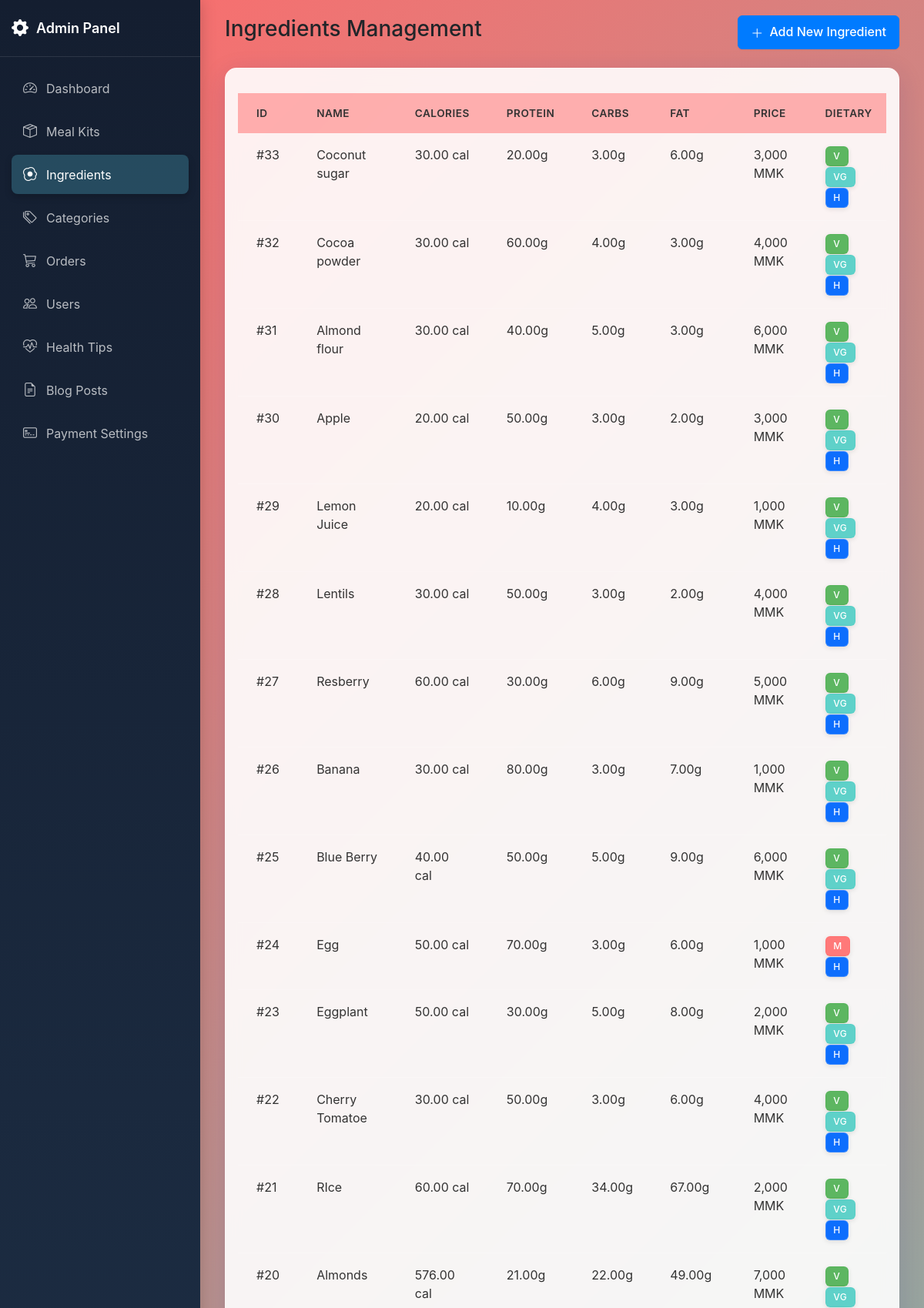
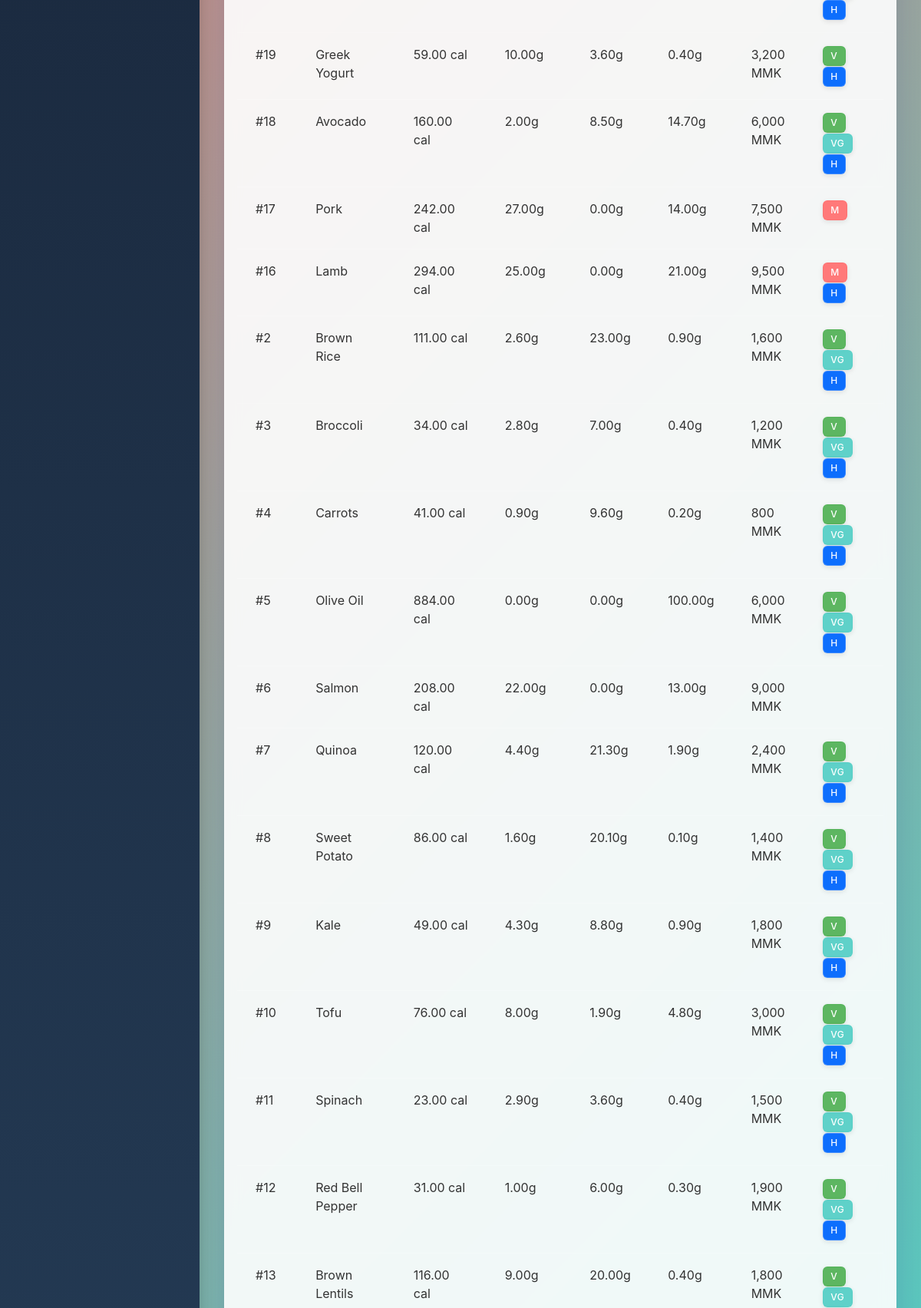
Screenshot of /admin/ingredients.php (signed in, upper part) with the database file from the repository (2 pictures, top to bottom).
### tables this page shows
CREATE TABLE ingredients (
    ingredient_id INT PRIMARY KEY AUTO_INCREMENT,
    name VARCHAR(100) NOT NULL,
    calories_per_100g DECIMAL(10,2) NOT NULL,
    protein_per_100g DECIMAL(10,2) NOT NULL,
    carbs_per_100g DECIMAL(10,2) NOT NULL,
    fat_per_100g DECIMAL(10,2) NOT NULL,
    price_per_100g INT NOT NULL,
    is_meat TINYINT(1) DEFAULT 0 COMMENT '0: false, 1: true',
    is_vegetarian TINYINT(1) DEFAULT 0 COMMENT '0: false, 1: true',
    is_vegan TINYINT(1) DEFAULT 0 COMMENT '0: false, 1: true',
    is_halal TINYINT(1) DEFAULT 0 COMMENT '0: false, 1: true',
    created_at TIMESTAMP DEFAULT CURRENT_TIMESTAMP
);

### admin/ingredients.php (the view, shortened to what this page needs)
<?php
require_once '../includes/auth_check.php';
$ingredients = [];
$result = $mysqli->query("
    SELECT ingredient_id, name, calories_per_100g, protein_per_100g, carbs_per_100g,
           fat_per_100g, price_per_100g, is_meat, is_vegetarian, is_vegan, is_halal
    FROM ingredients
    ORDER BY created_at DESC
");
if ($result) {
    while ($row = $result->fetch_assoc()) {
        $ingredients[] = $row;
    }
}
?>
<!DOCTYPE html>
<html lang="en">
<head>
    <link href="https://cdn.jsdelivr.net/npm/bootstrap@5.3.0/dist/css/bootstrap.min.css" rel="stylesheet">
    <link rel="stylesheet" href="https://cdn.jsdelivr.net/npm/bootstrap-icons@1.11.3/font/bootstrap-icons.min.css">
    <link rel="stylesheet" href="https://cdn.datatables.net/1.13.7/css/dataTables.bootstrap5.min.css">
    <link rel="stylesheet" href="assets/css/admin.css">
</head>
<body>
    <div class="admin-container">
        <?php include 'includes/sidebar.php'; ?>
        <main class="main-content">
            <div class="alerts-container position-fixed top-0 start-0 w-100 p-3" style="z-index: 1060"></div>
            <div class="container-fluid">
                <div class="row mb-4">
                    <div class="col-12 d-flex justify-content-between align-items-center">
                        <h3 class="page-title">Ingredients Management</h3>
                        <button type="button" class="btn btn-primary btn-ripple" data-bs-toggle="modal"
                            data-bs-target="#addIngredientModal">
                            <i class="bi bi-plus-lg"></i> Add New Ingredient
                        </button>
                    </div>
                </div>
                <div class="row">
                    <div class="col-12">
                        <div class="card">
                            <div class="card-body">
                                <div class="table-responsive">
                                    <table class="table table-hover" id="ingredientsTable">
                                        <thead>
                                            <tr>
                                                <th>ID</th>
                                                <th>Name</th>
                                                <th>Calories</th>
                                                <th>Protein</th>
                                                <th>Carbs</th>
                                                <th>Fat</th>
                                                <th>Price</th>
                                                <th>Dietary</th>
                                            </tr>
                                        </thead>
                                        <tbody>
                                            <?php foreach ($ingredients as $ingredient): ?>
                                            <tr>
                                                <td>#<?php echo $ingredient['ingredient_id']; ?></td>
                                                <td><?php echo htmlspecialchars($ingredient['name']); ?></td>
                                                <td><?php echo $ingredient['calories_per_100g']; ?> cal</td>
                                                <td><?php echo $ingredient['protein_per_100g']; ?>g</td>
                                                <td><?php echo $ingredient['carbs_per_100g']; ?>g</td>
                                                <td><?php echo $ingredient['fat_per_100g']; ?>g</td>
                                                <td><?php echo number_format($ingredient['price_per_100g'], 0); ?> MMK</td>
                                                <td>
                                                    <?php if($ingredient['is_meat'] == 1): ?>
                                                        <span class="badge bg-danger" title="Meat">M</span>
                                                    <?php endif; ?>
                                                    <?php if($ingredient['is_vegetarian'] == 1): ?>
                                                        <span class="badge bg-success" title="Vegetarian">V</span>
                                                    <?php endif; ?>
                                                    <?php if($ingredient['is_vegan'] == 1): ?>
                                                        <span class="badge bg-info" title="Vegan">VG</span>
                                                    <?php endif; ?>
                                                    <?php if($ingredient['is_halal'] == 1): ?>
                                                        <span class="badge bg-primary" title="Halal">H</span>
                                                    <?php endif; ?>
                                                </td>
                                            </tr>
                                            <?php endforeach; ?>
                                        </tbody>
                                    </table>
                                </div>
                            </div>
                        </div>
                    </div>
                </div>
            </div>
        </main>
    </div>
</body>
</html>

### admin/assets/css/admin.css (style rules this page uses)
body { min-height: 100vh; background: linear-gradient(135deg, #ff6b6b 0%, #4ecdc4 100%); overflow-x: hidden; margin: 0; padding: 0; font-family: -apple-system, BlinkMacSystemFont, "Segoe UI", Roboto, Oxygen-Sans, Ubuntu, Cantarell, "Helvetica Neue", sans-serif; }
.admin-container { display: flex; min-height: 100vh; position: relative; width: 100%; }
.main-content { flex: 1; margin-left: 260px; padding: 20px; overflow-y: auto; position: relative; min-height: 100vh; transition: all 0.3s ease; width: calc(100% - 260px); }
.card { background: rgba(255, 255, 255, 0.9); backdrop-filter: blur(10px); -webkit-backdrop-filter: blur(10px); border: 1px solid rgba(255, 255, 255, 0.18); box-shadow: 0 8px 32px 0 rgba(31, 38, 135, 0.15); border-radius: 15px; }
.table { --bs-table-bg: transparent; --bs-table-hover-bg: rgba(255, 255, 255, 0.1); margin: 0; }
.table > :not(caption) > * > * { background: transparent; border-bottom-color: rgba(255, 255, 255, 0.2); color: #333; padding: 1rem 1.5rem; }
.table > thead > tr > th { background: rgba(255, 107, 107, 0.5); font-weight: 600; text-transform: uppercase; font-size: 0.85rem; letter-spacing: 0.5px; border-bottom: none; }
.badge { padding: 0.5em 0.8em; font-weight: 500; letter-spacing: 0.5px; backdrop-filter: blur(5px); -webkit-backdrop-filter: blur(5px); border: 1px solid rgba(255, 255, 255, 0.18); box-shadow: 0 2px 6px rgba(0, 0, 0, 0.1); transition: all 0.3s ease; }
.badge.bg-info { background: rgba(78, 205, 196, 0.9) !important; color: #fff !important; border-color: rgba(78, 205, 196, 0.5); }
.badge.bg-success { background: rgba(76, 175, 80, 0.9) !important; color: #fff !important; border-color: rgba(76, 175, 80, 0.5); }
.badge.bg-danger { background: rgba(255, 107, 107, 0.9) !important; color: #fff !important; border-color: rgba(255, 107, 107, 0.5); }
.btn-primary { background-color: #007bff; border-color: #007bff; color: white; }
.btn { font-weight: 500; padding: 0.5rem 1rem; border-radius: 6px; transition: all 0.2s ease-in-out; box-shadow: 0 1px 2px rgba(0, 0, 0, 0.08); }
.btn i { display: inline-block; vertical-align: middle; margin-right: 0.25rem; }
.btn-ripple { position: relative; overflow: hidden; }
.btn-ripple:after { content: ""; background: rgba(255, 255, 255, 0.3); display: block; position: absolute; border-radius: 50%; width: 100px; height: 100px; margin-top: -50px; margin-left: -50px; opacity: 0; transition: all 0.5s; top: 50%; left: 50%; transform: scale(0); }
::placeholder { color: #aaa !important; opacity: 1; }
.badge.bg-success, .badge.bg-warning, .badge.bg-danger, .badge.bg-info { transition: all 0.2s; }

### rows the page displays
ingredients: ingredient_id "33", name "Coconut sugar", calories_per_100g "30.00", protein_per_100g "20.00", carbs_per_100g "3.00", fat_per_100g "6.00", price_per_100g "3,000", is_vegetarian "V", is_vegan "VG", is_halal "H"
ingredients: ingredient_id "32", name "Cocoa powder", calories_per_100g "30.00", protein_per_100g "60.00", carbs_per_100g "4.00", fat_per_100g "3.00", price_per_100g "4,000", is_vegetarian "V", is_vegan "VG", is_halal "H"
ingredients: ingredient_id "31", name "Almond flour", calories_per_100g "30.00", protein_per_100g "40.00", carbs_per_100g "5.00", fat_per_100g "3.00", price_per_100g "6,000", is_vegetarian "V", is_vegan "VG", is_halal "H"
ingredients: ingredient_id "30", name "Apple", calories_per_100g "20.00", protein_per_100g "50.00", carbs_per_100g "3.00", fat_per_100g "2.00", price_per_100g "3,000", is_vegetarian "V", is_vegan "VG", is_halal "H"
ingredients: ingredient_id "29", name "Lemon Juice", calories_per_100g "20.00", protein_per_100g "10.00", carbs_per_100g "4.00", fat_per_100g "3.00", price_per_100g "1,000", is_vegetarian "V", is_vegan "VG", is_halal "H"
ingredients: ingredient_id "28", name "Lentils", calories_per_100g "30.00", protein_per_100g "50.00", carbs_per_100g "3.00", fat_per_100g "2.00", price_per_100g "4,000", is_vegetarian "V", is_vegan "VG", is_halal "H"
ingredients: ingredient_id "27", name "Resberry", calories_per_100g "60.00", protein_per_100g "30.00", carbs_per_100g "6.00", fat_per_100g "9.00", price_per_100g "5,000", is_vegetarian "V", is_vegan "VG", is_halal "H"
ingredients: ingredient_id "26", name "Banana", calories_per_100g "30.00", protein_per_100g "80.00", carbs_per_100g "3.00", fat_per_100g "7.00", price_per_100g "1,000", is_vegetarian "V", is_vegan "VG", is_halal "H"
ingredients: ingredient_id "25", name "Blue Berry", calories_per_100g "40.00", protein_per_100g "50.00", carbs_per_100g "5.00", fat_per_100g "9.00", price_per_100g "6,000", is_vegetarian "V", is_vegan "VG", is_halal "H"
ingredients: ingredient_id "24", name "Egg", calories_per_100g "50.00", protein_per_100g "70.00", carbs_per_100g "3.00", fat_per_100g "6.00", price_per_100g "1,000", is_meat "M", is_halal "H"
ingredients: ingredient_id "23", name "Eggplant", calories_per_100g "50.00", protein_per_100g "30.00", carbs_per_100g "5.00", fat_per_100g "8.00", price_per_100g "2,000", is_vegetarian "V", is_vegan "VG", is_halal "H"
ingredients: ingredient_id "22", name "Cherry Tomatoe", calories_per_100g "30.00", protein_per_100g "50.00", carbs_per_100g "3.00", fat_per_100g "6.00", price_per_100g "4,000", is_vegetarian "V", is_vegan "VG", is_halal "H"
ingredients: ingredient_id "21", name "RIce", calories_per_100g "60.00", protein_per_100g "70.00", carbs_per_100g "34.00", fat_per_100g "67.00", price_per_100g "2,000", is_vegetarian "V", is_vegan "VG", is_halal "H"
ingredients: ingredient_id "20", name "Almonds", calories_per_100g "576.00", protein_per_100g "21.00", carbs_per_100g "22.00", fat_per_100g "49.00", price_per_100g "7,000", is_vegetarian "V", is_vegan "VG", is_halal "H"
ingredients: ingredient_id "19", name "Greek Yogurt", calories_per_100g "59.00", protein_per_100g "10.00", carbs_per_100g "3.60", fat_per_100g "0.40", price_per_100g "3,200", is_vegetarian "V", is_halal "H"
ingredients: ingredient_id "18", name "Avocado", calories_per_100g "160.00", protein_per_100g "2.00", carbs_per_100g "8.50", fat_per_100g "14.70", price_per_100g "6,000", is_vegetarian "V", is_vegan "VG", is_halal "H"
ingredients: ingredient_id "17", name "Pork", calories_per_100g "242.00", protein_per_100g "27.00", carbs_per_100g "0.00", fat_per_100g "14.00", price_per_100g "7,500", is_meat "M"
ingredients: ingredient_id "16", name "Lamb", calories_per_100g "294.00", protein_per_100g "25.00", carbs_per_100g "0.00", fat_per_100g "21.00", price_per_100g "9,500", is_meat "M", is_halal "H"
ingredients: ingredient_id "2", name "Brown Rice", calories_per_100g "111.00", protein_per_100g "2.60", carbs_per_100g "23.00", fat_per_100g "0.90", price_per_100g "1,600", is_vegetarian "V", is_vegan "VG", is_halal "H"
ingredients: ingredient_id "3", name "Broccoli", calories_per_100g "34.00", protein_per_100g "2.80", carbs_per_100g "7.00", fat_per_100g "0.40", price_per_100g "1,200", is_vegetarian "V", is_vegan "VG", is_halal "H"
ingredients: ingredient_id "4", name "Carrots", calories_per_100g "41.00", protein_per_100g "0.90", carbs_per_100g "9.60", fat_per_100g "0.20", price_per_100g "800", is_vegetarian "V", is_vegan "VG", is_halal "H"
ingredients: ingredient_id "5", name "Olive Oil", calories_per_100g "884.00", protein_per_100g "0.00", carbs_per_100g "0.00", fat_per_100g "100.00", price_per_100g "6,000", is_vegetarian "V", is_vegan "VG", is_halal "H"
ingredients: ingredient_id "6", name "Salmon", calories_per_100g "208.00", protein_per_100g "22.00", carbs_per_100g "0.00", fat_per_100g "13.00", price_per_100g "9,000"
ingredients: ingredient_id "7", name "Quinoa", calories_per_100g "120.00", protein_per_100g "4.40", carbs_per_100g "21.30", fat_per_100g "1.90", price_per_100g "2,400", is_vegetarian "V", is_vegan "VG", is_halal "H"
ingredients: ingredient_id "8", name "Sweet Potato", calories_per_100g "86.00", protein_per_100g "1.60", carbs_per_100g "20.10", fat_per_100g "0.10", price_per_100g "1,400", is_vegetarian "V", is_vegan "VG", is_halal "H"
ingredients: ingredient_id "9", name "Kale", calories_per_100g "49.00", protein_per_100g "4.30", carbs_per_100g "8.80", fat_per_100g "0.90", price_per_100g "1,800", is_vegetarian "V", is_vegan "VG", is_halal "H"
ingredients: ingredient_id "10", name "Tofu", calories_per_100g "76.00", protein_per_100g "8.00", carbs_per_100g "1.90", fat_per_100g "4.80", price_per_100g "3,000", is_vegetarian "V", is_vegan "VG", is_halal "H"
ingredients: ingredient_id "11", name "Spinach", calories_per_100g "23.00", protein_per_100g "2.90", carbs_per_100g "3.60", fat_per_100g "0.40", price_per_100g "1,500", is_vegetarian "V", is_vegan "VG", is_halal "H"
ingredients: ingredient_id "12", name "Red Bell Pepper", calories_per_100g "31.00", protein_per_100g "1.00", carbs_per_100g "6.00", fat_per_100g "0.30", price_per_100g "1,900", is_vegetarian "V", is_vegan "VG", is_halal "H"
ingredients: ingredient_id "13", name "Brown Lentils", calories_per_100g "116.00", protein_per_100g "9.00", carbs_per_100g "20.00", fat_per_100g "0.40", price_per_100g "1,800", is_vegetarian "V", is_vegan "VG"
